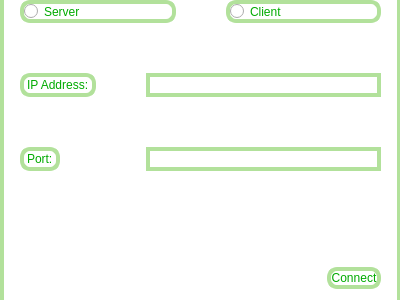
<?xml version="1.0" encoding="UTF-8"?>
<ui version="4.0">
 <class>ConnectDialogClass</class>
 <widget class="QDialog" name="ConnectDialogClass">
  <property name="geometry">
   <rect>
    <x>0</x>
    <y>0</y>
    <width>400</width>
    <height>300</height>
   </rect>
  </property>
  <property name="minimumSize">
   <size>
    <width>400</width>
    <height>300</height>
   </size>
  </property>
  <property name="maximumSize">
   <size>
    <width>400</width>
    <height>300</height>
   </size>
  </property>
  <property name="windowTitle">
   <string>Connect</string>
  </property>
  <property name="styleSheet">
   <string notr="true">background-color: rgb(255, 255, 255);
border:4px solid rgb(178,225,155);</string>
  </property>
  <widget class="QWidget" name="layoutWidget">
   <property name="geometry">
    <rect>
     <x>0</x>
     <y>-20</y>
     <width>401</width>
     <height>334</height>
    </rect>
   </property>
   <layout class="QVBoxLayout" name="verticalLayout" stretch="0,0,0">
    <property name="spacing">
     <number>50</number>
    </property>
    <property name="sizeConstraint">
     <enum>QLayout::SetMinAndMaxSize</enum>
    </property>
    <property name="leftMargin">
     <number>20</number>
    </property>
    <property name="topMargin">
     <number>20</number>
    </property>
    <property name="rightMargin">
     <number>20</number>
    </property>
    <property name="bottomMargin">
     <number>20</number>
    </property>
    <item>
     <layout class="QHBoxLayout" name="horizontalLayout">
      <item>
       <widget class="QRadioButton" name="serverRadioButton">
        <property name="styleSheet">
         <string notr="true">ont:10pt&quot;Centaur&quot;;
color:rgb(0,170,0);
border-radius:10px;
border:4px solid rgb(178,225,155);</string>
        </property>
        <property name="text">
         <string>Server</string>
        </property>
       </widget>
      </item>
      <item>
       <widget class="QRadioButton" name="clientRadioButton">
        <property name="styleSheet">
         <string notr="true">ont:10pt&quot;Centaur&quot;;
color:rgb(0,170,0);
border-radius:10px;
border:4px solid rgb(178,225,155);</string>
        </property>
        <property name="text">
         <string>Client</string>
        </property>
       </widget>
      </item>
     </layout>
    </item>
    <item>
     <layout class="QFormLayout" name="formLayout">
      <item row="0" column="0">
       <widget class="QLabel" name="ipLabel">
        <property name="styleSheet">
         <string notr="true">ont:10pt&quot;Centaur&quot;;
color:rgb(0,170,0);
border-radius:10px;
border:4px solid rgb(178,225,155);</string>
        </property>
        <property name="text">
         <string>IP Address:</string>
        </property>
       </widget>
      </item>
      <item row="0" column="1">
       <widget class="QLineEdit" name="ipLineEdit"/>
      </item>
      <item row="1" column="0">
       <widget class="QLabel" name="portLabel">
        <property name="styleSheet">
         <string notr="true">ont:10pt&quot;Centaur&quot;;
color:rgb(0,170,0);
border-radius:10px;
border:4px solid rgb(178,225,155);</string>
        </property>
        <property name="text">
         <string>Port:</string>
        </property>
       </widget>
      </item>
      <item row="1" column="1">
       <widget class="QLineEdit" name="portLineEdit"/>
      </item>
     </layout>
    </item>
    <item>
     <layout class="QHBoxLayout">
      <property name="spacing">
       <number>6</number>
      </property>
      <property name="leftMargin">
       <number>0</number>
      </property>
      <property name="topMargin">
       <number>0</number>
      </property>
      <property name="rightMargin">
       <number>0</number>
      </property>
      <property name="bottomMargin">
       <number>0</number>
      </property>
      <item>
       <spacer>
        <property name="orientation">
         <enum>Qt::Horizontal</enum>
        </property>
        <property name="sizeHint" stdset="0">
         <size>
          <width>131</width>
          <height>31</height>
         </size>
        </property>
       </spacer>
      </item>
      <item>
       <widget class="QPushButton" name="connectButton">
        <property name="styleSheet">
         <string notr="true">ont:10pt&quot;Centaur&quot;;
color:rgb(0,170,0);
border-radius:10px;
border:4px solid rgb(178,225,155);</string>
        </property>
        <property name="text">
         <string>Connect</string>
        </property>
       </widget>
      </item>
     </layout>
    </item>
   </layout>
  </widget>
 </widget>
 <resources/>
 <connections>
  <connection>
   <sender>ipLineEdit</sender>
   <signal>textChanged(QString)</signal>
   <receiver>ConnectDialogClass</receiver>
   <slot>update()</slot>
   <hints>
    <hint type="sourcelabel">
     <x>236</x>
     <y>134</y>
    </hint>
    <hint type="destinationlabel">
     <x>199</x>
     <y>149</y>
    </hint>
   </hints>
  </connection>
 </connections>
</ui>
